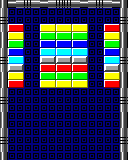

Tiled map render using the project's own tile images. Description and the whole map definition, tile-layer contents included, below:
An orthogonal 16x20 tile map with 8x8 px tiles, 3 tile layers (Background, Frame, Bricks), 3 tilesets.

<map version="1.4" tiledversion="1.4.2" orientation="orthogonal" renderorder="right-down" width="16" height="20" tilewidth="8" tileheight="8" infinite="0" nextlayerid="4" nextobjectid="1">
 <tileset firstgid="1" name="Patterns" tilewidth="8" tileheight="8" tilecount="25" columns="5">
  <image source="patterns.png" trans="ffffff" width="40" height="40" />
 </tileset>
 <tileset firstgid="26" name="Frame" tilewidth="8" tileheight="8" tilecount="6" columns="3">
  <image source="frame.png" width="24" height="16" />
 </tileset>
 <tileset firstgid="32" name="Bricks" tilewidth="16" tileheight="8" tilecount="10" columns="1">
  <image source="bricks.png" width="16" height="80" />
 </tileset>
 <layer id="1" name="Background" width="16" height="20">
  <data encoding="csv">
0,0,0,0,0,0,0,0,0,0,0,0,0,0,0,0,
0,1,1,1,1,1,1,1,1,1,1,1,1,1,1,0,
0,1,1,1,1,1,1,1,1,1,1,1,1,1,1,0,
0,1,1,1,1,1,1,1,1,1,1,1,1,1,1,0,
0,1,1,1,1,1,1,1,1,1,1,1,1,1,1,0,
0,1,1,1,1,1,1,1,1,1,1,1,1,1,1,0,
0,1,1,1,1,1,1,1,1,1,1,1,1,1,1,0,
0,1,1,1,1,1,1,1,1,1,1,1,1,1,1,0,
0,1,1,1,1,1,1,1,1,1,1,1,1,1,1,0,
0,1,1,1,1,1,1,1,1,1,1,1,1,1,1,0,
0,1,1,1,1,1,1,1,1,1,1,1,1,1,1,0,
0,1,1,1,1,1,1,1,1,1,1,1,1,1,1,0,
0,1,1,1,1,1,1,1,1,1,1,1,1,1,1,0,
0,1,1,1,1,1,1,1,1,1,1,1,1,1,1,0,
0,1,1,1,1,1,1,1,1,1,1,1,1,1,1,0,
0,1,1,1,1,1,1,1,1,1,1,1,1,1,1,0,
0,1,1,1,1,1,1,1,1,1,1,1,1,1,1,0,
0,1,1,1,1,1,1,1,1,1,1,1,1,1,1,0,
0,1,1,1,1,1,1,1,1,1,1,1,1,1,1,0,
0,1,1,1,1,1,1,1,1,1,1,1,1,1,1,0
</data>
 </layer>
 <layer id="2" name="Frame" width="16" height="20">
  <data encoding="csv">
26,29,30,31,30,29,30,31,31,30,29,30,31,30,29,26,
27,0,0,0,0,0,0,0,0,0,0,0,0,0,0,27,
28,0,0,0,0,0,0,0,0,0,0,0,0,0,0,28,
27,0,0,0,0,0,0,0,0,0,0,0,0,0,0,27,
26,0,0,0,0,0,0,0,0,0,0,0,0,0,0,26,
26,0,0,0,0,0,0,0,0,0,0,0,0,0,0,26,
27,0,0,0,0,0,0,0,0,0,0,0,0,0,0,27,
28,0,0,0,0,0,0,0,0,0,0,0,0,0,0,28,
27,0,0,0,0,0,0,0,0,0,0,0,0,0,0,27,
26,0,0,0,0,0,0,0,0,0,0,0,0,0,0,26,
26,0,0,0,0,0,0,0,0,0,0,0,0,0,0,26,
27,0,0,0,0,0,0,0,0,0,0,0,0,0,0,27,
28,0,0,0,0,0,0,0,0,0,0,0,0,0,0,28,
27,0,0,0,0,0,0,0,0,0,0,0,0,0,0,27,
26,0,0,0,0,0,0,0,0,0,0,0,0,0,0,26,
26,0,0,0,0,0,0,0,0,0,0,0,0,0,0,26,
27,0,0,0,0,0,0,0,0,0,0,0,0,0,0,27,
28,0,0,0,0,0,0,0,0,0,0,0,0,0,0,28,
27,0,0,0,0,0,0,0,0,0,0,0,0,0,0,27,
26,0,0,0,0,0,0,0,0,0,0,0,0,0,0,26
</data>
 </layer>
 <layer id="3" name="Bricks" width="16" height="20">
  <data encoding="csv">
0,0,0,0,0,0,0,0,0,0,0,0,0,0,0,0,
0,0,0,0,0,0,0,0,0,0,0,0,0,0,0,0,
0,0,0,0,0,0,0,0,0,0,0,0,0,0,0,0,
0,32,0,0,0,34,0,34,0,34,0,0,0,32,0,0,
0,34,0,0,0,36,0,36,0,36,0,0,0,34,0,0,
0,36,0,0,0,35,0,35,0,35,0,0,0,36,0,0,
0,35,0,0,0,33,0,33,0,33,0,0,0,35,0,0,
0,33,0,0,0,38,0,38,0,38,0,0,0,33,0,0,
0,38,0,0,0,32,0,32,0,32,0,0,0,38,0,0,
0,34,0,0,0,36,0,36,0,36,0,0,0,34,0,0,
0,32,0,0,0,34,0,34,0,34,0,0,0,32,0,0,
0,0,0,0,0,0,0,0,0,0,0,0,0,0,0,0,
0,0,0,0,0,0,0,0,0,0,0,0,0,0,0,0,
0,0,0,0,0,0,0,0,0,0,0,0,0,0,0,0,
0,0,0,0,0,0,0,0,0,0,0,0,0,0,0,0,
0,0,0,0,0,0,0,0,0,0,0,0,0,0,0,0,
0,0,0,0,0,0,0,0,0,0,0,0,0,0,0,0,
0,0,0,0,0,0,0,0,0,0,0,0,0,0,0,0,
0,0,0,0,0,0,0,0,0,0,0,0,0,0,0,0,
0,0,0,0,0,0,0,0,0,0,0,0,0,0,0,0
</data>
 </layer>
</map>